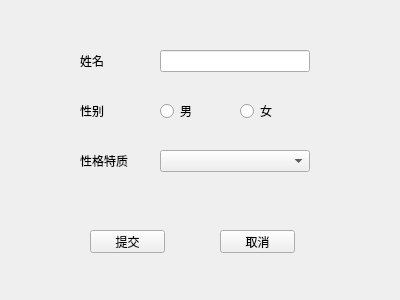
<?xml version="1.0" encoding="UTF-8"?>
<ui version="4.0">
 <class>Widget</class>
 <widget class="QWidget" name="Widget">
  <property name="geometry">
   <rect>
    <x>0</x>
    <y>0</y>
    <width>400</width>
    <height>300</height>
   </rect>
  </property>
  <property name="windowTitle">
   <string>Widget</string>
  </property>
  <widget class="QLabel" name="label">
   <property name="geometry">
    <rect>
     <x>80</x>
     <y>50</y>
     <width>54</width>
     <height>22</height>
    </rect>
   </property>
   <property name="text">
    <string>姓名</string>
   </property>
  </widget>
  <widget class="QLineEdit" name="lineEditName">
   <property name="geometry">
    <rect>
     <x>160</x>
     <y>50</y>
     <width>150</width>
     <height>22</height>
    </rect>
   </property>
  </widget>
  <widget class="QLabel" name="label_2">
   <property name="geometry">
    <rect>
     <x>80</x>
     <y>100</y>
     <width>54</width>
     <height>22</height>
    </rect>
   </property>
   <property name="text">
    <string>性别</string>
   </property>
  </widget>
  <widget class="QRadioButton" name="radioButtonMan">
   <property name="geometry">
    <rect>
     <x>160</x>
     <y>100</y>
     <width>71</width>
     <height>22</height>
    </rect>
   </property>
   <property name="text">
    <string>男</string>
   </property>
   <property name="icon">
    <iconset resource="icons.qrc">
     <normaloff>:/images/man.png</normaloff>:/images/man.png</iconset>
   </property>
  </widget>
  <widget class="QRadioButton" name="radioButtonWoman">
   <property name="geometry">
    <rect>
     <x>240</x>
     <y>100</y>
     <width>71</width>
     <height>22</height>
    </rect>
   </property>
   <property name="text">
    <string>女</string>
   </property>
   <property name="icon">
    <iconset resource="icons.qrc">
     <normaloff>:/images/woman.png</normaloff>:/images/woman.png</iconset>
   </property>
  </widget>
  <widget class="QLabel" name="label_3">
   <property name="geometry">
    <rect>
     <x>80</x>
     <y>150</y>
     <width>54</width>
     <height>22</height>
    </rect>
   </property>
   <property name="text">
    <string>性格特质</string>
   </property>
  </widget>
  <widget class="QComboBox" name="comboBox">
   <property name="geometry">
    <rect>
     <x>160</x>
     <y>150</y>
     <width>150</width>
     <height>22</height>
    </rect>
   </property>
  </widget>
  <widget class="QPushButton" name="pushButtonCommit">
   <property name="geometry">
    <rect>
     <x>90</x>
     <y>230</y>
     <width>75</width>
     <height>23</height>
    </rect>
   </property>
   <property name="text">
    <string>提交</string>
   </property>
   <property name="icon">
    <iconset resource="icons.qrc">
     <normaloff>:/images/yes.png</normaloff>:/images/yes.png</iconset>
   </property>
  </widget>
  <widget class="QPushButton" name="pushButtonCancel">
   <property name="geometry">
    <rect>
     <x>220</x>
     <y>230</y>
     <width>75</width>
     <height>23</height>
    </rect>
   </property>
   <property name="text">
    <string>取消</string>
   </property>
   <property name="icon">
    <iconset resource="icons.qrc">
     <normaloff>:/images/no.png</normaloff>:/images/no.png</iconset>
   </property>
  </widget>
 </widget>
 <layoutdefault spacing="6" margin="11"/>
 <resources>
  <include location="icons.qrc"/>
 </resources>
 <connections/>
</ui>
